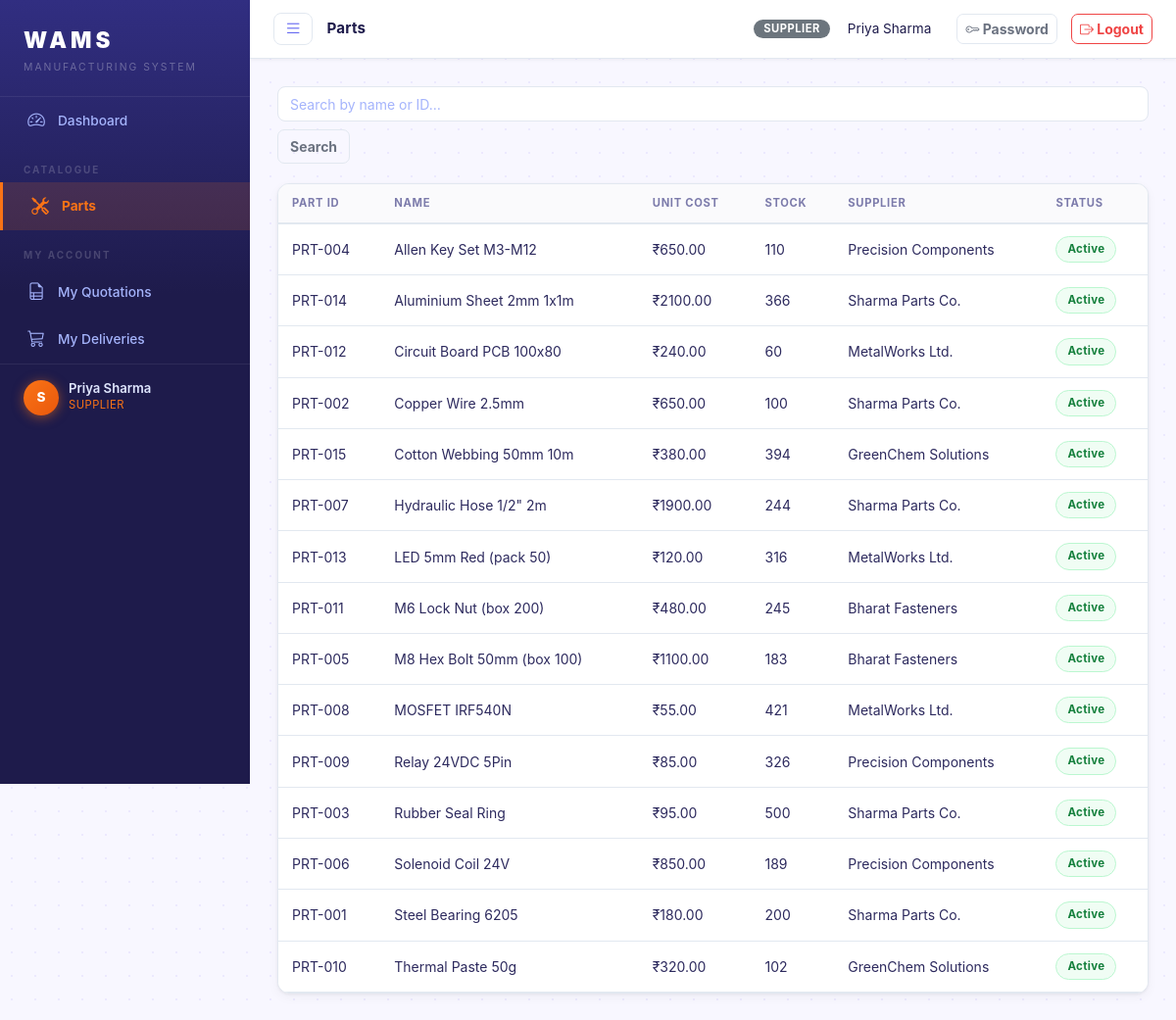
The app's page /parts/ (signed in) with its own data.
### core/models.py (models this page shows, shortened)
class User(AbstractUser):
    ROLE_CHOICES = [
        ('admin', 'Admin'),
        ('dealer', 'Dealer'),
        ('supplier', 'Supplier'),
    ]
    role = models.CharField(max_length=20, choices=ROLE_CHOICES, default='dealer')
    phone = models.CharField(max_length=20, blank=True)

class Part(models.Model):
    part_id = models.CharField(max_length=50, unique=True)
    name = models.CharField(max_length=200)
    description = models.TextField(blank=True)
    unit_cost = models.DecimalField(max_digits=10, decimal_places=2)
    stock_quantity = models.PositiveIntegerField(default=0)
    reorder_level = models.PositiveIntegerField(default=10)
    supplier = models.ForeignKey(Supplier, on_delete=models.SET_NULL, null=True, blank=True, related_name='parts')
    is_active = models.BooleanField(default=True)
    created_at = models.DateTimeField(auto_now_add=True)
    updated_at = models.DateTimeField(auto_now=True)
    @property
    def low_stock(self):
        return self.stock_quantity <= self.reorder_level
    class Meta:
        ordering = ['name']

class Supplier(models.Model):
    user = models.OneToOneField(User, on_delete=models.CASCADE, related_name='supplier_profile')
    company_name = models.CharField(max_length=200)
    contact_person = models.CharField(max_length=100)
    email = models.EmailField()
    phone = models.CharField(max_length=20)
    address = models.TextField()
    city = models.CharField(max_length=100)
    is_active = models.BooleanField(default=True)
    created_at = models.DateTimeField(auto_now_add=True)
    class Meta:
        ordering = ['company_name']

### core/views.py (the view)
# urls.py: path('parts/', views.part_list, name='part_list'),
@login_required
def part_list(request):
    qs = Part.objects.select_related('supplier').all()
    q = request.GET.get('q', '').strip()
    if q:
        qs = qs.filter(Q(name__icontains=q) | Q(part_id__icontains=q))
    page = paginate(request, qs)
    return render(request, 'core/parts/list.html', {'page_obj': page, 'q': q})

### core/views.py (called while the page is built)
def paginate(request, qs, per_page=20):
    paginator = Paginator(qs, per_page)
    page = request.GET.get('page', 1)
    return paginator.get_page(page)

### templates/core/parts/list.html (shortened to what this page needs)
{% extends 'base.html' %}
{% block page_title %}Parts{% endblock %}
{% block content %}
<div class="page-toolbar">
  <form class="search-form" method="get">
    <input type="text" name="q" value="{{ q }}" class="form-control" placeholder="Search by name or ID…">
    <button class="btn btn-outline-secondary">Search</button>
  </form>
</div>
<div class="card">
  <div class="card-body p-0">
    <table class="table table-hover mb-0">
      <thead>
        <tr>
          <th>Part ID</th><th>Name</th><th>Unit Cost</th><th>Stock</th>
          <th>Supplier</th><th>Status</th>
        </tr>
      </thead>
      <tbody>
      {% for p in page_obj %}
      <tr class="{% if p.low_stock %}table-danger-row{% endif %}">
        <td>{{ p.part_id }}</td>
        <td>{{ p.name }}</td>
        <td>₹{{ p.unit_cost|floatformat:2 }}</td>
        <td>
          {{ p.stock_quantity }}
        </td>
        <td>{{ p.supplier.company_name|default:"—" }}</td>
        <td>
          {% if p.is_active %}
          <span class="badge-status badge-accepted">Active</span>
          {% else %}
          <span class="badge-status badge-draft">Inactive</span>
          {% endif %}
        </td>
      </tr>
      {% empty %}
      <tr><td colspan="7" class="text-center text-muted py-4">No parts found.</td></tr>
      {% endfor %}
      </tbody>
    </table>
  </div>
</div>
{% endblock %}

### templates/base.html (shortened to what this page needs)
{% load static %}
<!DOCTYPE html>
<html lang="en">
<head>
<link rel="stylesheet" href="https://cdn.jsdelivr.net/npm/bootstrap@5.3.2/dist/css/bootstrap.min.css">
<link rel="stylesheet" href="https://cdn.jsdelivr.net/npm/bootstrap-icons@1.11.3/font/bootstrap-icons.css">
<link rel="stylesheet" href="{% static 'css/style.css' %}">
</head>
<body>
<div class="app-wrapper">
  <nav class="sidebar" id="sidebar">
    <div class="sidebar-brand">
      <span class="brand-title">WAMS</span>
      <span class="brand-sub">Manufacturing System</span>
    </div>
    <ul class="sidebar-menu">
      <li>
        <a href="{% url 'dashboard' %}" class="{% if request.resolver_match.url_name == 'dashboard' %}active{% endif %}">
          <i class="bi bi-speedometer2"></i> Dashboard
        </a>
      </li>
      {% if user.role == 'admin' %}
      <li class="menu-section">Inventory</li>
      <li>
        <a href="{% url 'product_list' %}" class="{% if 'product' in request.resolver_match.url_name %}active{% endif %}">
          <i class="bi bi-box-seam"></i> Products
        </a>
      </li>
      <li>
        <a href="{% url 'part_list' %}" class="{% if 'part' in request.resolver_match.url_name %}active{% endif %}">
          <i class="bi bi-tools"></i> Parts
        </a>
      </li>
      <li>
        <a href="{% url 'stock_overview' %}" class="{% if 'stock' in request.resolver_match.url_name %}active{% endif %}">
          <i class="bi bi-boxes"></i> Stock
        </a>
      </li>
      <li class="menu-section">Stakeholders</li>
      <li>
        <a href="{% url 'dealer_list' %}" class="{% if 'dealer_list' in request.resolver_match.url_name or 'dealer_create' in request.resolver_match.url_name or 'dealer_update' in request.resolver_match.url_name %}active{% endif %}">
          <i class="bi bi-shop"></i> Dealers
        </a>
      </li>
      <li>
        <a href="{% url 'supplier_list' %}" class="{% if 'supplier_list' in request.resolver_match.url_name or 'supplier_create' in request.resolver_match.url_name or 'supplier_update' in request.resolver_match.url_name %}active{% endif %}">
          <i class="bi bi-truck"></i> Suppliers
        </a>
      </li>
      <li class="menu-section">Commerce</li>
      <li>
        <a href="{% url 'dealer_quotation_list' %}" class="{% if 'dealer_quotation' in request.resolver_match.url_name %}active{% endif %}">
          <i class="bi bi-file-earmark-text"></i> Dealer Quotations
        </a>
      </li>
      <li>
        <a href="{% url 'supplier_quotation_list' %}" class="{% if 'supplier_quotation' in request.resolver_match.url_name %}active{% endif %}">
          <i class="bi bi-file-earmark-ruled"></i> Supplier Quotations
        </a>
      </li>
      <li>
        <a href="{% url 'dealer_transaction_list' %}" class="{% if 'dealer_transaction' in request.resolver_match.url_name %}active{% endif %}">
          <i class="bi bi-receipt"></i> Sales Invoices
        </a>
      </li>
      <li>
        <a href="{% url 'supplier_transaction_list' %}" class="{% if 'supplier_transaction' in request.resolver_match.url_name %}active{% endif %}">
          <i class="bi bi-cart3"></i> Purchase Orders
        </a>
      </li>
      <li class="menu-section">Admin</li>
      <li>
        <a href="{% url 'reports' %}" class="{% if 'reports' in request.resolver_match.url_name %}active{% endif %}">
          <i class="bi bi-bar-chart-line"></i> Reports
        </a>
      </li>
      <li>
        <a href="{% url 'user_list' %}" class="{% if 'user' in request.resolver_match.url_name %}active{% endif %}">
          <i class="bi bi-people"></i> Users
        </a>
      </li>
      {% elif user.role == 'supplier' %}
      <li class="menu-section">Catalogue</li>
      <li>
        <a href="{% url 'part_list' %}" class="{% if 'part' in request.resolver_match.url_name %}active{% endif %}">
          <i class="bi bi-tools"></i> Parts
        </a>
      </li>
      <li class="menu-section">My Account</li>
      <li>
        <a href="{% url 'supplier_quotation_list' %}" class="{% if 'supplier_quotation' in request.resolver_match.url_name %}active{% endif %}">
          <i class="bi bi-file-earmark-ruled"></i> My Quotations
        </a>
      </li>
      <li>
        <a href="{% url 'supplier_transaction_list' %}" class="{% if 'supplier_transaction' in request.resolver_match.url_name %}active{% endif %}">
          <i class="bi bi-cart3"></i> My Deliveries
        </a>
      </li>
      {% endif %}
    </ul>
    <div class="sidebar-footer">
      <div class="user-info">
        <div class="avatar" style="box-shadow: 0 2px 12px rgba(249,115,22,0.5);">{{ user.username|slice:":1"|upper }}</div>
        <div>
          <div class="user-name">{{ user.get_full_name|default:user.username }}</div>
          <div class="user-role" style="color: var(--sidebar-accent);">{{ user.get_role_display }}</div>
        </div>
      </div>
    </div>
  </nav>
  <div class="content-area" id="contentArea">
    <header class="topbar">
      <button class="sidebar-toggle" id="sidebarToggle" title="Toggle sidebar">
        <i class="bi bi-list"></i>
      </button>
      <span class="topbar-title">{% block page_title %}{% endblock %}</span>
      <div class="topbar-right">
        <span class="badge bg-secondary text-uppercase me-2">{{ user.role }}</span>
        <span class="me-3">{{ user.get_full_name|default:user.username }}</span>
        <a href="{% url 'change_password' %}" class="btn btn-sm btn-outline-secondary me-1">
          <i class="bi bi-key"></i> Password
        </a>
        <a href="{% url 'logout' %}" class="btn btn-sm btn-outline-danger">
          <i class="bi bi-box-arrow-right"></i> Logout
        </a>
      </div>
    </header>
    <main class="main-content">
      {% block content %}{% endblock %}
    </main>
  </div>
</div>
</body>
</html>

### records on screen
User: username "S", get_full_name "Priya Sharma", role "SUPPLIER"
Part: part_id "PRT-004", name "Allen Key Set M3-M12", unit_cost "650.00", stock_quantity "110", supplier.company_name "Precision Components", is_active "Active"
Part: part_id "PRT-014", name "Aluminium Sheet 2mm 1x1m", unit_cost "2100.00", stock_quantity "366", supplier.company_name "Sharma Parts Co.", is_active "Active"
Part: part_id "PRT-012", name "Circuit Board PCB 100x80", unit_cost "240.00", stock_quantity "60", supplier.company_name "MetalWorks Ltd.", is_active "Active"
Part: part_id "PRT-002", name "Copper Wire 2.5mm", unit_cost "650.00", stock_quantity "100", supplier.company_name "Sharma Parts Co.", is_active "Active"
Part: part_id "PRT-015", name "Cotton Webbing 50mm 10m", unit_cost "380.00", stock_quantity "394", supplier.company_name "GreenChem Solutions", is_active "Active"
Part: part_id "PRT-007", name "Hydraulic Hose 1/2\" 2m", unit_cost "1900.00", stock_quantity "244", supplier.company_name "Sharma Parts Co.", is_active "Active"
Part: part_id "PRT-013", name "LED 5mm Red (pack 50)", unit_cost "120.00", stock_quantity "316", supplier.company_name "MetalWorks Ltd.", is_active "Active"
Part: part_id "PRT-011", name "M6 Lock Nut (box 200)", unit_cost "480.00", stock_quantity "245", supplier.company_name "Bharat Fasteners", is_active "Active"
Part: part_id "PRT-005", name "M8 Hex Bolt 50mm (box 100)", unit_cost "1100.00", stock_quantity "183", supplier.company_name "Bharat Fasteners", is_active "Active"
Part: part_id "PRT-008", name "MOSFET IRF540N", unit_cost "55.00", stock_quantity "421", supplier.company_name "MetalWorks Ltd.", is_active "Active"
Part: part_id "PRT-009", name "Relay 24VDC 5Pin", unit_cost "85.00", stock_quantity "326", supplier.company_name "Precision Components", is_active "Active"
Part: part_id "PRT-003", name "Rubber Seal Ring", unit_cost "95.00", stock_quantity "500", supplier.company_name "Sharma Parts Co.", is_active "Active"
Part: part_id "PRT-006", name "Solenoid Coil 24V", unit_cost "850.00", stock_quantity "189", supplier.company_name "Precision Components", is_active "Active"
Part: part_id "PRT-001", name "Steel Bearing 6205", unit_cost "180.00", stock_quantity "200", supplier.company_name "Sharma Parts Co.", is_active "Active"
Part: part_id "PRT-010", name "Thermal Paste 50g", unit_cost "320.00", stock_quantity "102", supplier.company_name "GreenChem Solutions", is_active "Active"
